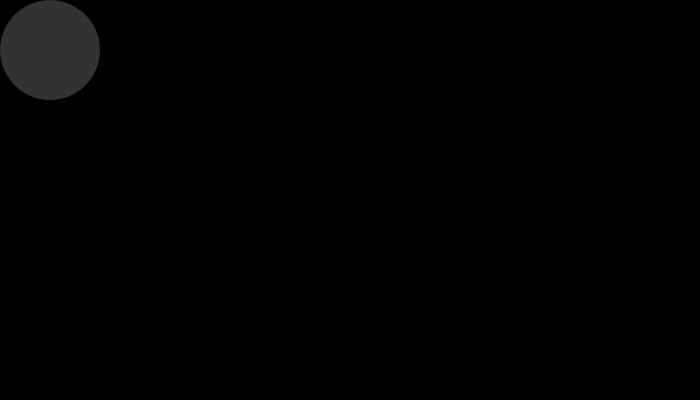
Frame 1 (no input)
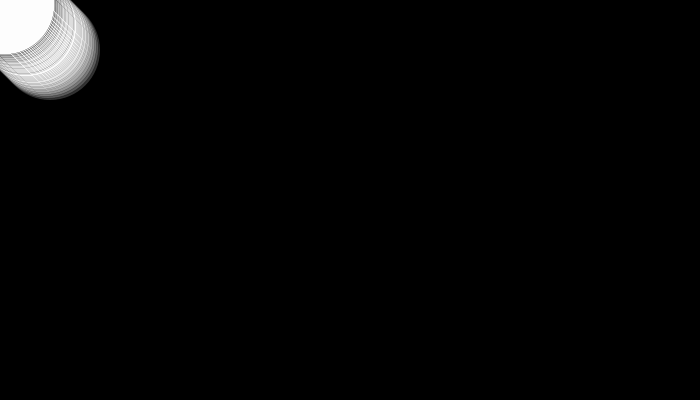
Frame 60 (the mouse pressed at the canvas centre just before this capture)
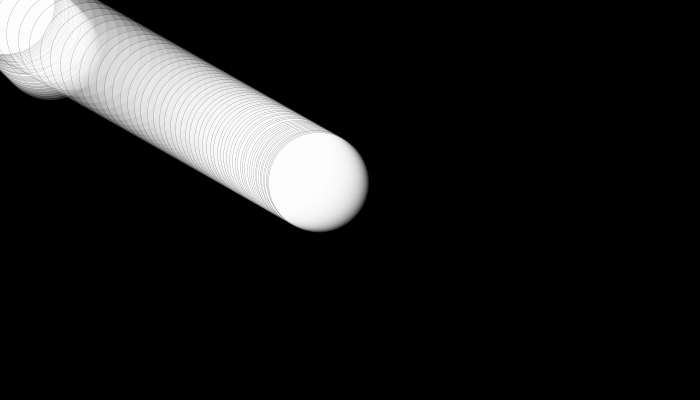
Frame 120 (the mouse held since frame 60 and released just before this capture)

The Processing sketch that drew these frames (run headless with seeded random() and noise(); from frame 60 on, the mouse is pressed at the canvas centre):

// Processing sketch: processing_36430
// ── processing_36430.pde

int mysize = 100;
float xpos = width/2 ;
float ypos = height/2;

void setup()
{
  size(700,400);
  background(0,0,0,0);
  strokeWeight(0);
  stroke(0,0,0);
  fill(255,255,255,50);
  smooth();
  
}

void draw()
{
  ellipse(xpos, ypos, mysize, mysize);
  
  xpos = xpos+(mouseX-xpos)/25.0;
  ypos = ypos+(mouseY-ypos)/25.0;
}

void mousePressed()
{
  
  
}

void mouseMoved()
{
  
  if(mouseX < width/2)
  {mysize = mysize + 5;}
  if(mouseX > width/2)
  {mysize = mysize - 5;}
}
